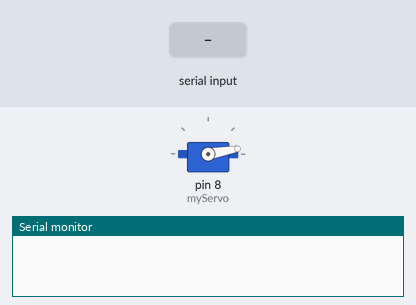
Simulated run of this sketch. Board: Arduino Uno, built with avr-gcc and run on an emulated ATmega328P. Shown: servo, the last lines printed to the serial monitor. The test bench sets the inputs (shaded band).

Above: at 1.2 s.
1.3 s: "k" received over Serial
At 1.7 s:
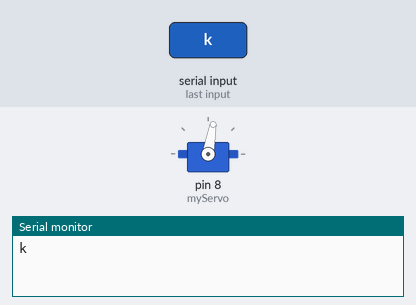
3.8 s: "1" received over Serial
Timing chart, 0 to 6.8 s (numbered marks = the images above; inputs shaded):
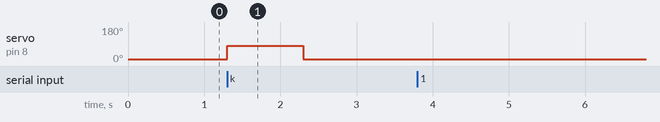

The sketch:

bluetooth_kettle_switch.ino
```cpp
#include "Servo.h"

char buffer;
String input = "";
Servo myServo;

void flickTheSwitch() {
  myServo.write(80);
  delay(1000);
  myServo.write(10);
}

void setup()
{
 myServo.write(10);
 myServo.attach(8);
 Serial.begin(9600);
 //flickTheSwitch();
}

void loop()
{
  if(Serial.available()){
  while(Serial.available())
    {
      char inputChar = (char)Serial.read();
      input += inputChar;
    }
    Serial.println(input);
    while (Serial.available() > 0)
    { buffer = Serial.read() ; }
      if(input == "k") {
      flickTheSwitch();
    }
    input = "";
  }
}
```

Measured:
- after the input at 1.3 s, servo on pin 8 (myServo): 10° → 80° at once, → 10° 1.0 s later
